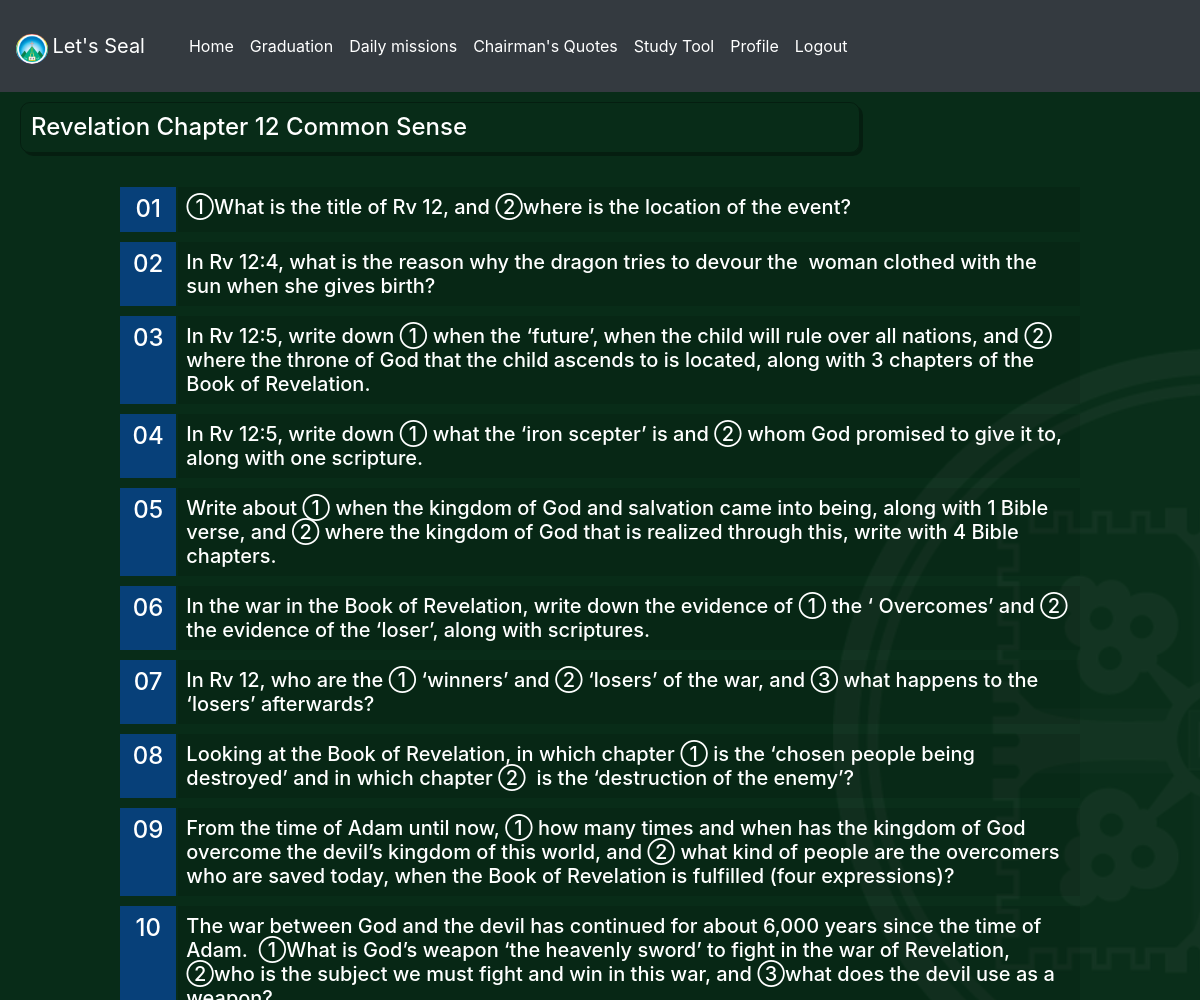
The app's page /core/test/2/ with its own data.
### core/models.py (models this page shows, shortened)
class Test(models.Model):
    number = models.CharField(max_length=3)
    title = models.CharField(max_length=255)

class Question(models.Model):
    test = models.ForeignKey(Test, on_delete=models.CASCADE, related_name='questions')
    number = models.CharField(max_length=2)
    qtn = models.TextField()

### core/views.py (the view)
# urls.py: path('test/<int:test_id>/', views.questions, name='questions'),
def questions(request, test_id):
    test = Test.objects.get(id=test_id)
    qtns = test.questions.all()
    return render(request, 'core/questions.html', {'qtns': qtns, 'test': test})

### core/templates/core/questions.html (shortened to what this page needs)
{% extends 'core/index.html' %}
{% block content %}
    <h4 class="qtn_test">{{test.title}}</h4>
    <br>
    {% for qtn in qtns %}
    <div class="dates">
        <h4 class="number text-small">{{ qtn.number }}</h4>
        <a href="{% url 'answers' test.id qtn.id %}"><div class="test" style="color: white;"><h4 class="qtn_title">{{ qtn.qtn }}</h4></div></a>
    </div>
    {% endfor %}
{% endblock %}

### core/static/css/sealing.css (style rules this page uses)
* { padding: 0; margin: 0; box-sizing: border-box; }

### core/static/css/tests.css (style rules this page uses)
.dates { display: flex; margin: 0 auto; width: 80%; }
.dates .number { width: 6%; background: rgba(0,0,0,.1); text-align: center; align-items: center; justify-content: center; padding-top: 8px; background: #074079; color: white; }
.dates a { display: block; margin-left: 2px; padding-left: 10px; text-decoration: none; padding: 8px; color: black; width: 96%; background: rgba(0,0,0,.1); }
.dates + .dates { margin-top: 10px; margin-bottom: 0; }

### core/static/css/memorize.css (style rules this page uses)
.test .test_title, .test .qtn_title { margin-bottom: 0; font-size: 20px; padding: 0; }
.number { width: 3%; margin: 0px; padding-bottom: 8px; text-align: center; }
.qtn_test { border: 1px solid rgba(0,0,0,.3); box-shadow: 3px 3px rgba(0,0,0,.3); padding: 10px; border-radius: 10px; margin: 0 auto; margin-left: 20px; margin-bottom: 10px; margin-top: 10px; width: 70%; }

### records on screen
Test: title "Revelation Chapter 12 Common Sense"
Question: number "01", qtn "①What is the title of Rv 12, and ②where is the location of the event?"
Question: number "02", qtn "In Rv 12:4, what is the reason why the dragon tries to devour the woman clothed with the sun when she gives birth?"
Question: number "03", qtn "In Rv 12:5, write down ① when the ‘future’, when the child will rule over all nations, and ② where the throne of God that the child ascends to is located, along with 3 chapters of the Book of Revelation."
Question: number "04", qtn "In Rv 12:5, write down ① what the ‘iron scepter’ is and ② whom God promised to give it to, along with one scripture."
Question: number "05", qtn "Write about ① when the kingdom of God and salvation came into being, along with 1 Bible verse, and ② where the kingdom of God that is realized through this, write with 4 Bible chapters."
Question: number "06", qtn "In the war in the Book of Revelation, write down the evidence of ① the ‘ Overcomes’ and ② the evidence of the ‘loser’, along with scriptures."
Question: number "07", qtn "In Rv 12, who are the ① ‘winners’ and ② ‘losers’ of the war, and ③ what happens to the ‘losers’ afterwards?"
Question: number "08", qtn "Looking at the Book of Revelation, in which chapter ① is the ‘chosen people being destroyed’ and in which chapter ② is the ‘destruction of the enemy’?"
Question: number "09", qtn "From the time of Adam until now, ① how many times and when has the kingdom of God overcome the devil’s kingdom of this world, and ② what kind of people are the overcomers who are saved today, when the Book of Revelation is fulfilled (four expressions)?"
Question: number "10", qtn "The war between God and the devil has continued for about 6,000 years since the time of Adam. ①What is God’s weapon ‘the heavenly sword’ to fight in the war of Revelation, ②who is the subject we must fight and win in this war, and ③what does the devil use as a…"
